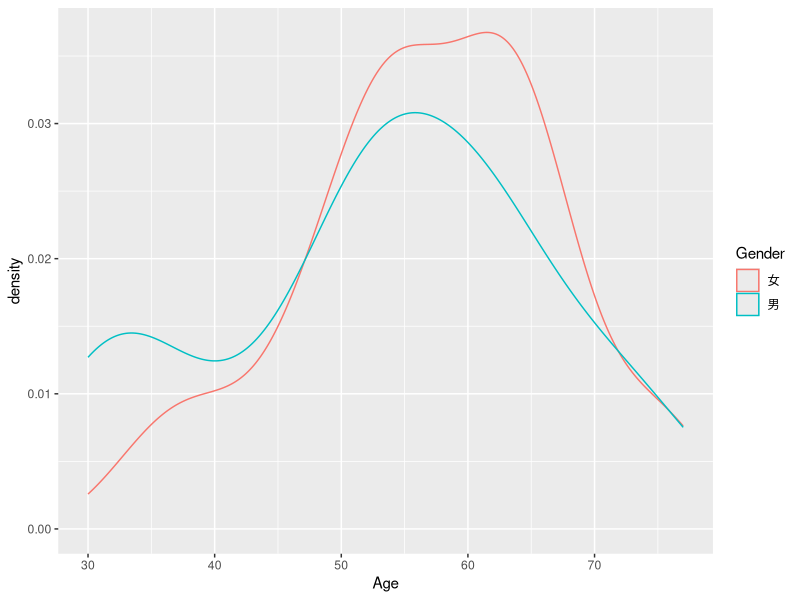
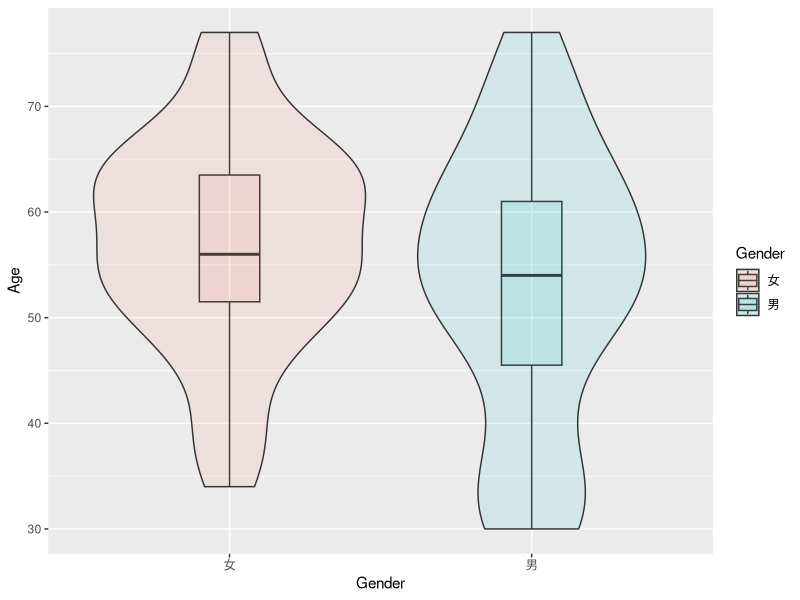
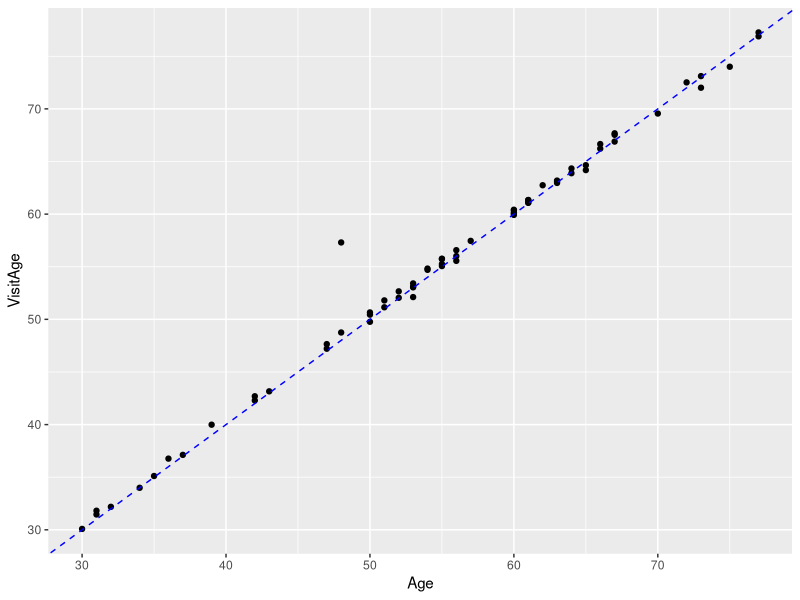
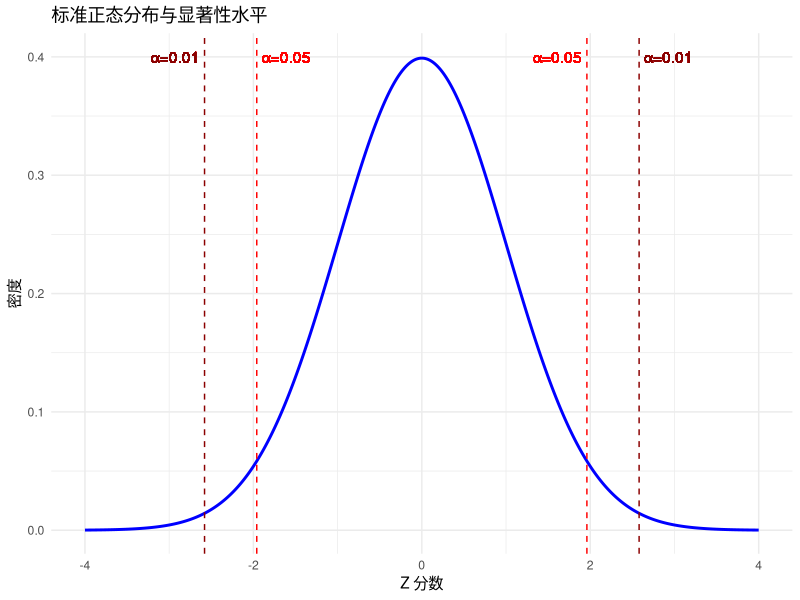
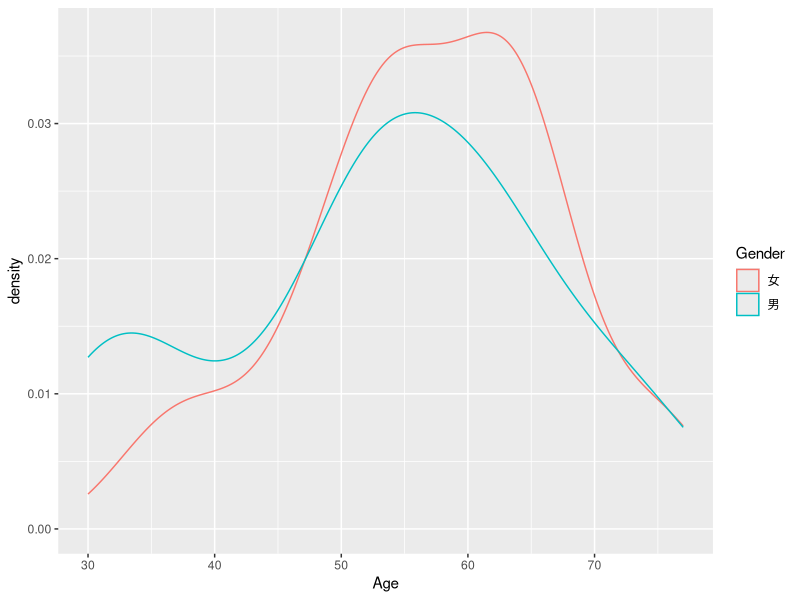
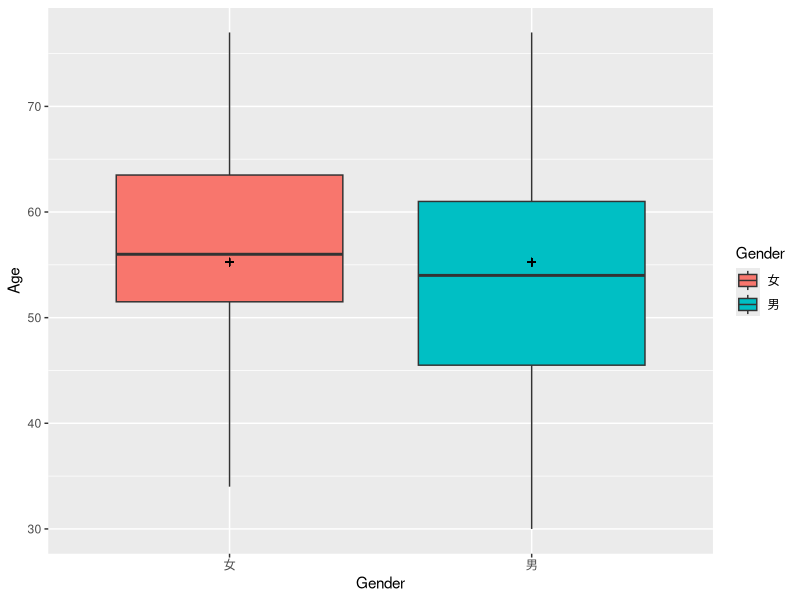

Here is the R script that generated these plots, in order:
## ---- chunk 1
knitr::opts_chunk$set(echo = TRUE)
library(readxl) # install.package("readxl")
## ---- chunk 2
m.df <- read_xlsx("./clean.metadata.xlsx","Sheet1")
## ---- chunk 3
summary(m.df)
## ---- chunk 4
table(m.df$Gender)
str(m.df$Gender)
## ---- chunk 5
m.df$Gender <- as.factor(m.df$Gender)
## ---- chunk 6
str(m.df$Gender)
## ---- chunk 7
table(m.df$Treatment)
## ---- chunk 8
range(m.df$Age)
## ---- chunk 9
library(ggplot2)
ggplot(m.df,aes(x=Age)) + geom_density(aes(color=Gender))
## ---- chunk 10
ggplot(m.df,aes(x=Gender,y=Age,fill=Gender)) + 
  geom_boxplot(alpha=.1,width=.2) +
  geom_violin(alpha=.1)
## ---- chunk 11
range(m.df$Brith)
## ---- chunk 12
m.df$VisitAge <- difftime(m.df$Diag1st,m.df$Brith)/365

ggplot(m.df,aes(x=Age,y=VisitAge)) + geom_point() + 
  geom_abline(linetype=2,color="blue")
## ---- chunk 13
m.df$AgeBias <- m.df$VisitAge/m.df$Age

head(m.df[order(m.df$AgeBias,decreasing = T),])
## ---- chunk 14
table(m.df$SmokeHist)
## ---- chunk 15
m.df$SmokeBrief <- substr(m.df$SmokeHist,1,1)
m.df$SmokeBrief <- as.factor(m.df$SmokeBrief)
levels(m.df$SmokeBrief) <- c("不吸烟","有吸烟史")
## ---- chunk 16
m.df$Dev_fac <- as.factor(m.df$Develop)
levels(m.df$Dev_fac)
levels(m.df$Dev_fac) <- c("维持","恶化")
## ---- chunk 17
sum_smoke_dev <- table(m.df$SmokeBrief,m.df$Dev_fac)
sum_smoke_dev
sum_smoke_dev/rowSums(sum_smoke_dev)
## ---- chunk 18
chisq.test(sum_smoke_dev)
## ---- chunk 19
table(m.df$EGFR,m.df$Develop)
## ---- chunk 20
m.df$EGFR[which(m.df$EGFR=="19del")] <- "19Del"
## ---- chunk 21
table(m.df$EGFR,m.df$Develop)
## ---- chunk 22
x <- seq(-4, 4, length.out = 1000)
y <- dnorm(x)

# 创建数据框
df <- data.frame(x = x, y = y)

# 绘制标准正态分布图像
ggplot(df, aes(x = x, y = y)) +
  geom_line(color = "blue", size = 1) +
  geom_vline(xintercept = c(-1.96, 1.96), color = "red", linetype = "dashed") +
  geom_vline(xintercept = c(-2.58, 2.58), color = "darkred", linetype = "dashed") +
  geom_text(aes(x = 1.96, y = 0.4, label = "α=0.05"), color = "red", hjust = 1.1, vjust = 0.5) +
  geom_text(aes(x = 2.58, y = 0.4, label = "α=0.01"), color = "darkred", hjust = -0.1, vjust = 0.5) +
  geom_text(aes(x = -1.96, y = 0.4, label = "α=0.05"), color = "red", hjust = -0.1, vjust = 0.5) +
  geom_text(aes(x = -2.58, y = 0.4, label = "α=0.01"), color = "darkred", hjust = 1.1, vjust = 0.5) +
  labs(title = "标准正态分布与显著性水平", x = "Z 分数", y = "密度") +
  theme_minimal()
## ---- chunk 23
ggplot(m.df,aes(x=Age)) + geom_density(aes(color=Gender))
## ---- chunk 24
library(dplyr)
m.df %>% group_by(Gender) %>%
  dplyr::summarise(
    mean=mean(Age),
    median=median(Age),
    sd=sd(Age))

## ---- chunk 25
shapiro.test(m.df$Age)
## ---- chunk 26
m.df$Age[1] <- 65
ggplot(m.df,aes(x=Gender,y=Age)) + geom_boxplot(aes(fill=Gender)) +
  geom_point(aes(y=mean(Age)),shape=3)
## ---- chunk 27
m.df %>% group_by(Gender) %>%
  dplyr::summarise(
    Q1=quantile(Age,0.25),
    Q2=quantile(Age,0.5),
    Q3=quantile(Age,0.75))
## ---- chunk 28
wilcox.test(Age~Gender,m.df)
wilcox.test(Develop~Gender,m.df)
